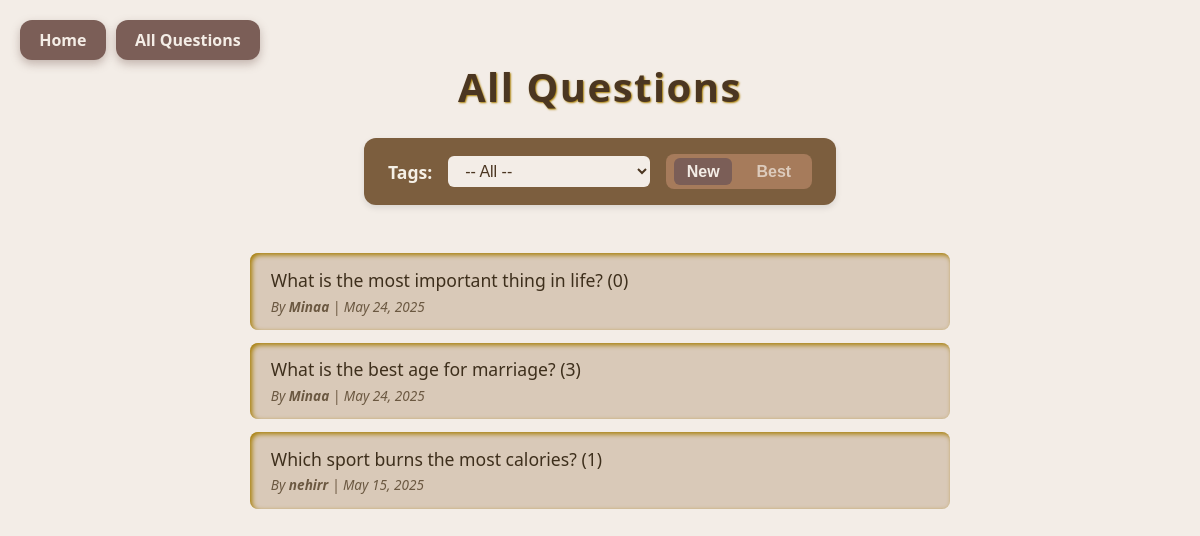
/questions/, run on an earlier commit of the app's database.
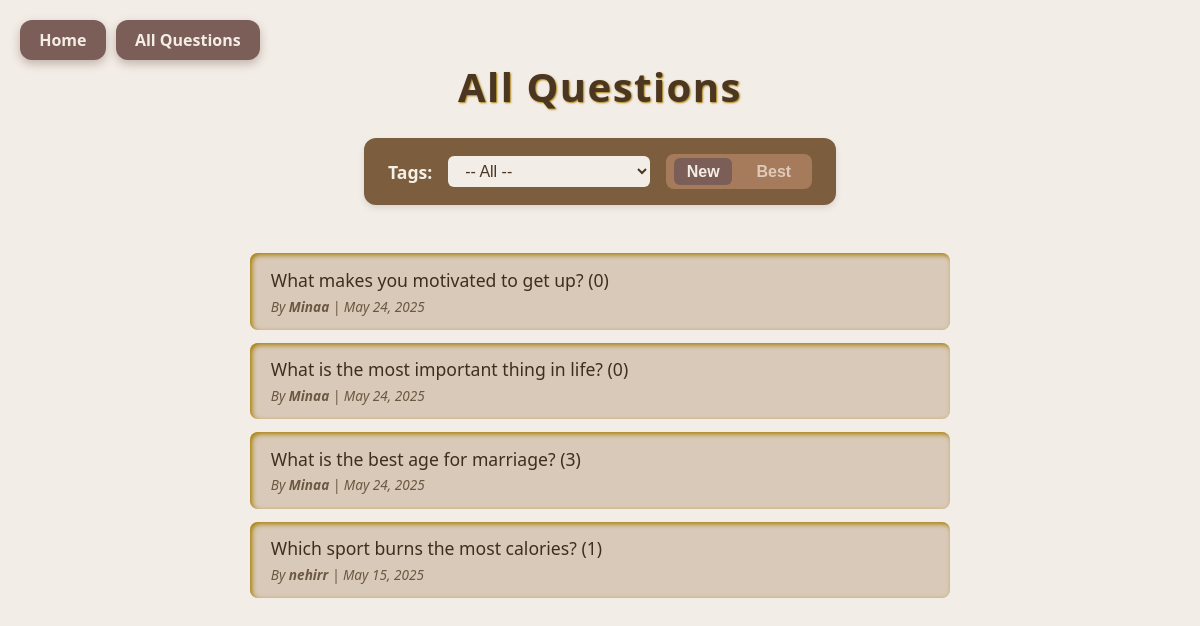
And on a later commit of the database.
### goldenqa/models.py (models this page shows, shortened)
class Question(models.Model):
    user = models.ForeignKey(User, on_delete=models.CASCADE)
    text = models.TextField()
    tag = models.CharField(max_length=30, choices=TAG_CHOICES, default='other')
    created_at = models.DateTimeField(auto_now_add=True)

### goldenqa/views.py (the view)
# urls.py: path('questions/', views.question_page, name='question_page'),
def question_page(request):
    selected_tag = request.GET.get('tag', '')
    sort = request.GET.get('sort', 'new')
    if selected_tag:
        questions = Question.objects.filter(tag=selected_tag)
    else:
        questions = Question.objects.all()
    if sort == 'best':
        questions = questions.annotate(num_answers=Count('answers')).order_by('-num_answers', '-created_at')
    else:
        questions = questions.order_by('-created_at')
    context = {
        'questions': questions,
        'tags': TAG_CHOICES,
        'selected_tag': selected_tag,
        'sort': sort,
    }
    return render(request, 'cores/question_page.html', context)

### goldenqa/templates/cores/question_page.html (shortened to what this page needs)
<!DOCTYPE html>
<html lang="en">
<head>
</head>
<body>
    <div class="top-left-buttons">
        <a href="{% url 'home' %}">Home</a>
        <a href="{% url 'question_page' %}">All Questions</a>
    </div>
    <h1>All Questions</h1>
   <form method="get" action="{% url 'question_page' %}" style="display: flex; align-items: center; gap: 1rem; background-color: #7c5e3e; padding: 1rem 1.5rem; border-radius: 12px; box-shadow: 0 3px 6px rgba(0,0,0,0.1); max-width: 700px; margin-bottom: 2rem;">
    <label for="tag" style="color: #f5f0e6; font-weight: 600; font-size: 1.1rem;">Tags:</label>
    <select name="tag" id="tag" onchange="this.form.submit()" style="font-size: 1rem; padding: 0.4rem 0.8rem; border-radius: 6px; border: none; background-color: #f3ede7; color: #4b3621; cursor: pointer; min-width: 180px;">
        <option value="" {% if not selected_tag %}selected{% endif %}>-- All --</option>
    </select>
    <div style="display: flex; gap: 0.7rem; background-color: #a67b5b; border-radius: 8px; padding: 0.25rem 0.5rem;">
        <button type="submit" onclick="document.getElementById('sortType').value='new'"
            style="border: none; background: none; color: #f4ede6; font-weight: 700; font-size: 1rem; padding: 0.3rem 0.8rem; border-radius: 6px;
                {% if sort == 'new' or not sort %}background-color: #7b5e57;{% else %}opacity: 0.7;{% endif %} cursor: pointer;">
            New
        </button>
        <button type="submit" onclick="document.getElementById('sortType').value='best'"
            style="border: none; background: none; color: #f4ede6; font-weight: 700; font-size: 1rem; padding: 0.3rem 0.8rem; border-radius: 6px;
                {% if sort == 'best' %}background-color: #7b5e57;{% else %}opacity: 0.7;{% endif %} cursor: pointer;">
            Best
        </button>
    </div>
</form>
    <ul>
        {% for question in questions %}
            <li>
                <a href="{% url 'question_detail' question.id %}">
    {{ question.text }} ({{ question.answers.count }})
                </a>
                <div class="question-meta">
                    By <strong>{{ question.user.username }}</strong> | {{ question.created_at|date:"M d, Y" }}
                </div>
            </li>
        {% empty %}
            <li>No questions found for this category.</li>
        {% endfor %}
    </ul>
</body>
</html>

What changed in the data, as far as the page shows it:
added Question: text "What makes you motivated to get up?", answers.count "0", user.username "Minaa", created_at "May 24, 2025"
